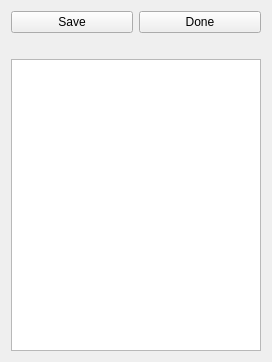
<?xml version="1.0" encoding="UTF-8"?>
<ui version="4.0">
 <class>InfowidgetUi</class>
 <widget class="QWidget" name="InfowidgetUi">
  <property name="geometry">
   <rect>
    <x>0</x>
    <y>0</y>
    <width>272</width>
    <height>362</height>
   </rect>
  </property>
  <property name="windowTitle">
   <string>Transform</string>
  </property>
  <layout class="QGridLayout" name="gridLayout">
   <item row="3" column="0" colspan="2">
    <widget class="QPlainTextEdit" name="info_plainedit"/>
   </item>
   <item row="1" column="0">
    <widget class="QPushButton" name="pb_save">
     <property name="text">
      <string>Save</string>
     </property>
    </widget>
   </item>
   <item row="1" column="1">
    <widget class="QPushButton" name="pb_done">
     <property name="text">
      <string>Done</string>
     </property>
    </widget>
   </item>
   <item row="2" column="0" colspan="2">
    <spacer name="verticalSpacer">
     <property name="orientation">
      <enum>Qt::Vertical</enum>
     </property>
     <property name="sizeType">
      <enum>QSizePolicy::Fixed</enum>
     </property>
     <property name="sizeHint" stdset="0">
      <size>
       <width>20</width>
       <height>20</height>
      </size>
     </property>
    </spacer>
   </item>
  </layout>
 </widget>
 <layoutdefault spacing="6" margin="11"/>
 <resources/>
 <connections/>
</ui>
